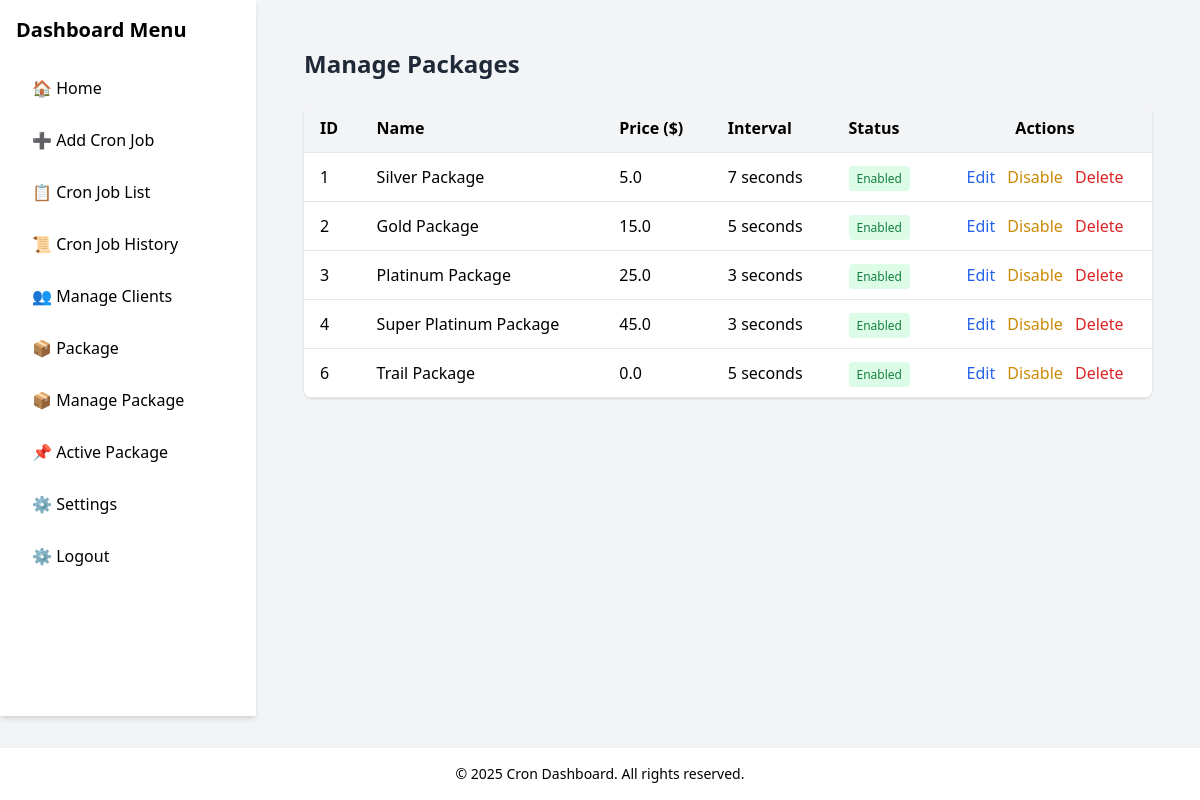
/manage-package (signed in), run on the app's committed database.
### tables this page shows
CREATE TABLE packages (
    id INTEGER PRIMARY KEY AUTOINCREMENT,
    name TEXT NOT NULL,
    validity INTEGER NOT NULL,      -- in days
    price REAL NOT NULL,
    interval TEXT NOT NULL,         -- e.g., "daily", "weekly", "monthly"
    status TEXT NOT NULL DEFAULT 'enabled'  -- 'enabled' or 'disabled'
);

### admin/app.py (the view)
@app.route("/manage-package")
@login_required
def manage_package():
    conn = get_db_connection()
    packages = conn.execute("SELECT * FROM packages").fetchall()
    conn.close()
    return render_template("manage_package.html", packages=packages)

### admin/app.py (called while the page is built)
def get_db_connection():
    conn = sqlite3.connect(DB_FILE)
    conn.row_factory = sqlite3.Row
    return conn

def login_required(f):
    @wraps(f)
    def decorated_function(*args, **kwargs):
        if "user_id" not in session:
            return redirect(url_for("login"))
        return f(*args, **kwargs)
    return decorated_function

### admin/templates/manage_package.html
{% extends "base.html" %}
{% block content %}
<div class="max-w-6xl mx-auto p-6">
    <h2 class="text-2xl font-bold mb-6 text-gray-800">Manage Packages</h2>
    <div class="overflow-x-auto bg-white shadow rounded-lg">
        <table class="min-w-full table-auto border-collapse">
            <thead class="bg-gray-100 text-left">
                <tr>
                    <th class="px-4 py-3 border-b">ID</th>
                    <th class="px-4 py-3 border-b">Name</th>
                    <th class="px-4 py-3 border-b">Price ($)</th>
                    <th class="px-4 py-3 border-b">Interval</th>
                    <th class="px-4 py-3 border-b">Status</th>
                    <th class="px-4 py-3 border-b text-center">Actions</th>
                </tr>
            </thead>
            <tbody>
                {% for package in packages %}
                <tr class="hover:bg-gray-50">
                    <td class="px-4 py-3 border-b">{{ package.id }}</td>
                    <td class="px-4 py-3 border-b">{{ package.name }}</td>
                    <td class="px-4 py-3 border-b">{{ package.price }}</td>
                    <td class="px-4 py-3 border-b">{{ package.interval }}</td>
                    <td class="px-4 py-3 border-b">
                        <span class="px-2 py-1 rounded text-xs font-medium {{ 'bg-green-100 text-green-700' if package.status == 'enabled' else 'bg-red-100 text-red-700' }}">
                            {{ package.status.capitalize() }}
                        </span>
                    </td>
                    <td class="px-4 py-3 border-b text-center space-x-2">
                        <a href="{{ url_for('edit_package', package_id=package.id) }}" class="text-blue-600 hover:underline">Edit</a>
                        <a href="{{ url_for('toggle_package', package_id=package.id) }}" class="text-yellow-600 hover:underline">
                            {{ 'Disable' if package.status == 'enabled' else 'Enable' }}
                        </a>
                        <a href="{{ url_for('delete_package', package_id=package.id) }}" class="text-red-600 hover:underline">Delete</a>
                    </td>
                </tr>
                {% else %}
                <tr>
                    <td colspan="6" class="text-center py-6 text-gray-500">No packages found.</td>
                </tr>
                {% endfor %}
            </tbody>
        </table>
    </div>
</div>
{% endblock %}

### data on the page
packages: id "1", name "Silver Package", price "5.0", interval "7 seconds", status "Enabled", status "Disable"
packages: id "2", name "Gold Package", price "15.0", interval "5 seconds", status "Enabled", status "Disable"
packages: id "3", name "Platinum Package", price "25.0", interval "3 seconds", status "Enabled", status "Disable"
packages: id "4", name "Super Platinum Package", price "45.0", interval "3 seconds", status "Enabled", status "Disable"
packages: id "6", name "Trail Package", price "0.0", interval "5 seconds", status "Enabled", status "Disable"

### other printed values
{{ current_year or 2025 }} "2025"
